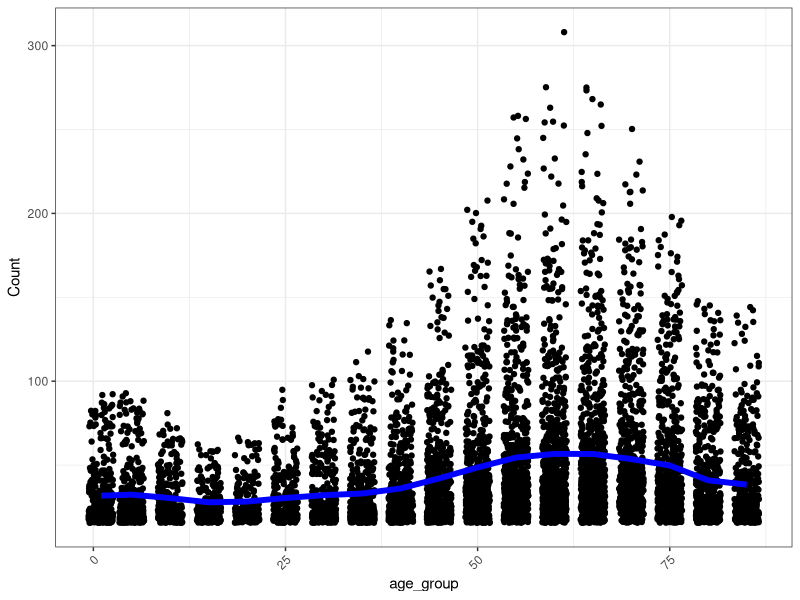
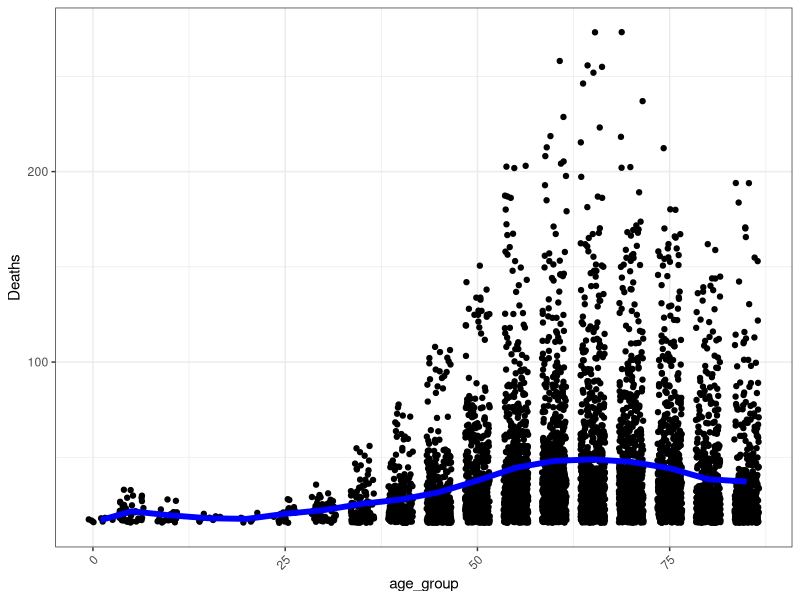
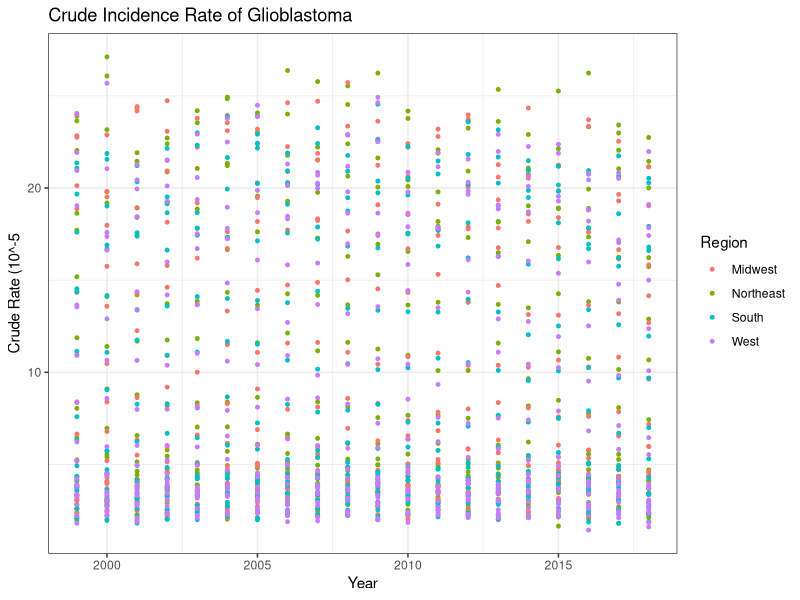

Recreate these plots in R, in order.
library(tidyverse)
library(magrittr)
library(maps)

clean_text <- function(file){
  file <- file[,-1] #remove the "notes" column, which is NA values 
  #some rows are completely empty, filter them out 
  file <- file[which(complete.cases(file)),]
  file <- within(file, rm("Year Code"))
  return(file)
}

brain_death <- clean_text(read_delim("brain_death.txt",
                                      delim = "\t", escape_double = FALSE, 
                                      trim_ws = TRUE, show_col_types = FALSE))
brain_incident <- clean_text(read_delim("brain_incident.txt",
                                     delim = "\t", escape_double = FALSE, 
                                     trim_ws = TRUE, show_col_types = FALSE))
brain_rate <- clean_text(read_delim("brain_rate.txt",
                                     delim = "\t", escape_double = FALSE, 
                                     trim_ws = TRUE, show_col_types = FALSE))

region_incident <- clean_text(read_delim("region_inc.txt",
                                         delim = "\t", escape_double = FALSE, 
                                         trim_ws = TRUE, show_col_types = FALSE))
region_death <- clean_text(read_delim("region_mort.txt",
                                      delim = "\t", escape_double = FALSE, 
                                      trim_ws = TRUE, show_col_types = FALSE))

#clean up brain incidence
age_group <- strsplit(brain_death$`Age Group Code`, "-")
age_group <- sapply(age_group, "[[", 1)
age_group <- as.numeric(substr(age_group, 1, 2))
brain_death <- cbind(brain_death, age_group)

age_group <- strsplit(brain_incident$`Age Groups Code`, "-")
age_group <- sapply(age_group, "[[", 1)
age_group <- as.numeric(substr(age_group, 1, 2))
brain_incident <- cbind(brain_incident, age_group)

age_group <- strsplit(region_incident$`Age Groups Code`, "-")
age_group <- sapply(age_group, "[[", 1)
age_group <- as.numeric(substr(age_group, 1, 2))
region_incident <- cbind(region_incident, age_group)

age_group <- strsplit(region_death$`Age Group Code`, "-")
age_group <- sapply(age_group, "[[", 1)
age_group <- as.numeric(substr(age_group, 1, 2))
region_death <- cbind(region_death, age_group)

#visualize the brain incidence rate by age group 
ggplot(brain_incident, aes(x = age_group, y = Count)) + theme_bw() + 
  theme(axis.text.x=element_text(angle=45,hjust=1)) + geom_jitter() + 
  stat_summary(geom = "line", fun = "mean", col  = "blue", lwd = 2)
#visualize with year 
plot_inc <- ggplot(brain_incident, aes(x = age_group, y = `Crude Rate`, color = Year)) + 
  theme_bw() + theme(axis.text.x=element_text(angle=45,hjust=1)) + 
  theme(legend.position = c(.05, .95),
        legend.justification = c("left", "top"), legend.box.just = "left") +
  geom_jitter() + scale_color_gradient(low = "blue", high = "red") + 
  xlab("Age (Grouped)") + ylab("Crude Rate (10^-5)") + ggtitle(" Incidence Rate")

#visualize the brain incidence rate by age group 
ggplot(brain_death, aes(x = age_group, y = Deaths)) + theme_bw() + 
  theme(axis.text.x=element_text(angle=45,hjust=1)) + geom_jitter()+ 
  stat_summary(geom = "line", fun = "mean", col  = "blue", lwd = 2)
#visualize with year 
plot_death <- ggplot(brain_death, aes(x = age_group, y = `Crude Rate`, group = Year, color = Year)) + 
  theme_bw() + theme(legend.position = "none") + theme(axis.text.x=element_text(angle=45,hjust=1)) + 
  geom_jitter() + scale_color_gradient(low = "blue", high = "red") + 
  xlab("Age (Grouped)") + ylab("Crude Rate (10^-5)") + ggtitle(" Death Rate of Glioblastoma")
  

#Region
ggplot(region_incident, aes(x = Year, y = `Crude Rate`, group = Region)) + 
  geom_point(aes(color = Region), size = 1) + theme_bw() + 
  ylab("Crude Rate (10^-5") + ggtitle("Crude Incidence Rate of Glioblastoma")

mean_region <- region_incident %>% group_by(Region, Year) %>% 
  dplyr::summarize(mean = mean(`Crude Rate`), sd = sd(`Crude Rate`))

mean_region_plot <- ggplot(mean_region, aes(x = Year, y = mean, group = Region)) + 
  geom_point(aes(color = Region), size = 1) + theme_bw() +
  theme(legend.position = "none") +
  ylab("Average Crude Rate (10^-5)") + ggtitle("Crude Incidence Rate")

mean_death <- region_death %>% group_by(Region, Year) %>% 
  dplyr::summarize(mean = mean(`Crude Rate`), sd = sd(`Crude Rate`))

mean_death_plot <- ggplot(mean_death, aes(x = Year, y = mean, group = Region)) + 
  geom_point(aes(color = Region), size = 1) + theme_bw() +
  theme(legend.position = c(.95, .05),
        legend.justification = c("right", "bottom"), legend.box.just = "right") +
  ylab("Average Crude Rate (10^-5)") + ggtitle("Crude Death Rate of Glioblastoma")

#Map
df <- brain_incident
year <- df %>% distinct(Year)
year <- year$Year
MainStates <- map_data("state")
MainStates$region <- str_to_title(MainStates$region)
colnames(MainStates) <- c("long", "lat", "group", "order", "States", "subregion")

df_mean <- df %>% subset(Year == 2017) %>% group_by(States)

plot_data <- inner_join(df_mean, MainStates, by = "States") %>% 
  dplyr::select("States", "long", "lat", "Crude Rate", "Year", "group")

plot_data$rate <- plot_data$`Crude Rate`

visual_map <- ggplot() + 
  geom_polygon(data=MainStates, aes(x=long, y=lat, group=group),color="black", fill="seashell1", size = .3) + 
  geom_polygon(data = plot_data, aes(x = long, y = lat, group = States, fill = rate), 
               color = "grey", size = .3) + 
  scale_color_gradient(name="Crude Rate (10^-5)", 
                       low = "blue2", 
                       high = "brown3", 
                       na.value = "grey50") + labs(title="Glioblastoma incidence rates")

